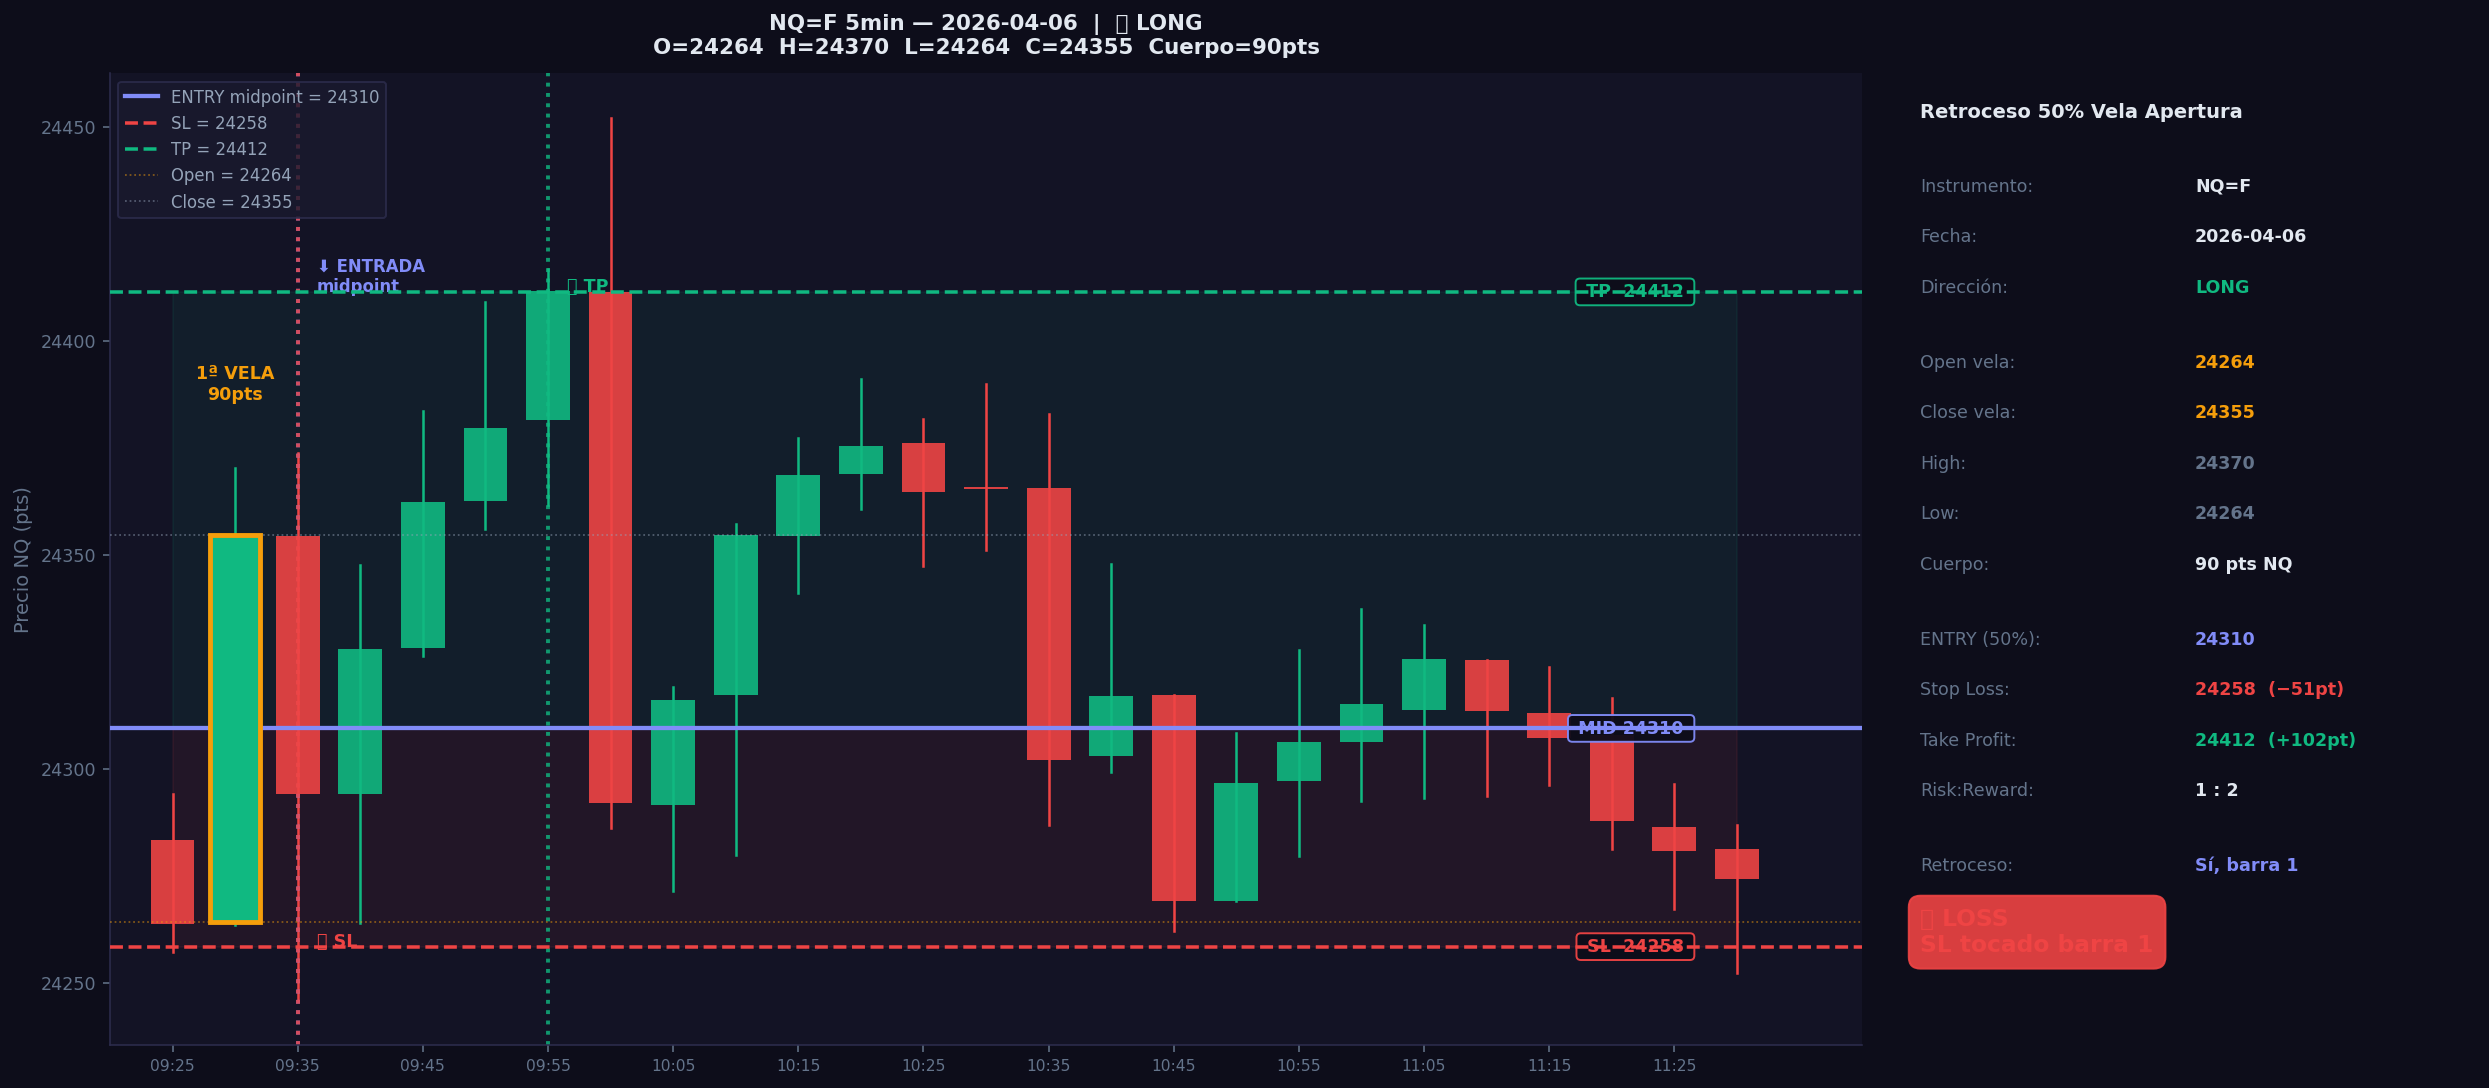

The Python source for this figure:
"""
visualize_hoy_NQ_5min.py — NQ futures 5min REAL de hoy
"""
import yfinance as yf
import pandas as pd
import matplotlib
matplotlib.use('Agg')
import matplotlib.pyplot as plt
import matplotlib.patches as patches
import warnings
warnings.filterwarnings('ignore')

print("Descargando NQ=F 5min (últimos 5 días)...")
df_raw = yf.download("NQ=F", period="5d", interval="5m", auto_adjust=True, progress=False)

def col(df, c):
    return df[c].iloc[:,0] if isinstance(df.columns, pd.MultiIndex) else df[c]

if df_raw.empty:
    print("NQ=F vacío — probando MNQ=F...")
    df_raw = yf.download("MNQ=F", period="5d", interval="5m", auto_adjust=True, progress=False)
    ticker = "MNQ=F"
else:
    ticker = "NQ=F"

print(f"  Ticker: {ticker}, filas: {len(df_raw)}")

df = pd.DataFrame({
    'open':  col(df_raw,'Open'),
    'high':  col(df_raw,'High'),
    'low':   col(df_raw,'Low'),
    'close': col(df_raw,'Close'),
}).dropna()

if df.index.tz is None:
    df.index = df.index.tz_localize('UTC').tz_convert('America/New_York')
else:
    df.index = df.index.tz_convert('America/New_York')

df = df[df.index.dayofweek < 5]

# Último día de trading disponible
trading_dates = sorted(set(df.index.date))
today = trading_dates[-1]
print(f"  Visualizando: {today}")

day_bars = df[df.index.date == today]

# Primera vela 9:30-9:35
open_bar = day_bars[
    (day_bars.index.time >= pd.Timestamp('09:30').time()) &
    (day_bars.index.time <  pd.Timestamp('09:35').time())
]

if len(open_bar) == 0:
    # Intentar 9:25 si no hay 9:30 exacto
    open_bar = day_bars[day_bars.index.time <= pd.Timestamp('09:40').time()].head(1)

if len(open_bar) == 0:
    print("Sin datos de apertura para este día.")
    exit()

ob = open_bar.iloc[0]
O  = float(ob['open']);  C_p = float(ob['close'])
H  = float(ob['high']);  L   = float(ob['low'])
body = abs(C_p - O)
mid  = (O + C_p) / 2
SL_BUF = 5.0  # 5 puntos NQ

if C_p > O:
    direction = 'LONG'
    sl_price  = L - SL_BUF
    risk      = mid - sl_price
    tp_price  = mid + risk * 2.0
    col_dir   = '#10b981'
else:
    direction = 'SHORT'
    sl_price  = H + SL_BUF
    risk      = sl_price - mid
    tp_price  = mid - risk * 2.0
    col_dir   = '#ef4444'

print(f"\n  === SETUP DEL DÍA ===")
print(f"  Primera vela (9:30): O={O:.0f}  H={H:.0f}  L={L:.0f}  C={C_p:.0f}")
print(f"  Cuerpo: {body:.0f}pts NQ  |  Dirección: {direction}")
print(f"  Midpoint entry:  {mid:.1f}")
print(f"  Stop Loss:       {sl_price:.1f}  (risk={risk:.1f}pts)")
print(f"  Take Profit 2R:  {tp_price:.1f}")

# Sesión NY hasta las 11:30
session = day_bars[
    (day_bars.index.time >= pd.Timestamp('09:25').time()) &
    (day_bars.index.time <= pd.Timestamp('11:30').time())
]

# ── GRAFICA ──────────────────────────────────────────────────────────
fig, (ax, ax_info) = plt.subplots(1, 2, figsize=(18, 8),
    facecolor='#0d0d1a', gridspec_kw={'width_ratios': [3, 1]})

for a in [ax, ax_info]:
    a.set_facecolor('#131325')
    a.tick_params(colors='#64748b', labelsize=9)
    for sp in a.spines.values(): sp.set_color('#2d2d4e')
    a.spines['top'].set_visible(False)
    a.spines['right'].set_visible(False)

# ── Velas ──────────────────────────────────────────────────────────
for i, (ts, bar) in enumerate(session.iterrows()):
    bO=float(bar['open']); bC=float(bar['close'])
    bH=float(bar['high']); bL=float(bar['low'])
    is_bull = bC >= bO
    clr = '#10b981' if is_bull else '#ef4444'
    ax.plot([i,i],[bL,bH], color=clr, lw=1.3, zorder=2)
    h_rect = max(abs(bC-bO), 0.5)
    ax.add_patch(patches.Rectangle(
        (i-0.35, min(bO,bC)), 0.70, h_rect,
        linewidth=0, facecolor=clr, alpha=0.9, zorder=3))

# Resaltar primera vela
fi = list(session.index).index(open_bar.index[0])
ax.add_patch(patches.Rectangle(
    (fi-0.40, min(O,C_p)), 0.80, max(abs(C_p-O),0.5),
    linewidth=2.5, edgecolor='#f59e0b', facecolor=col_dir, alpha=1.0, zorder=5))
ax.text(fi, H + (H-L)*0.15, f'1ª VELA\n{body:.0f}pts',
        ha='center', color='#f59e0b', fontsize=9, fontweight='bold')

# Líneas de niveles
xmax = len(session) - 1
ax.axhline(mid,      color='#818cf8', lw=2.2, ls='-',  zorder=4, label=f'ENTRY midpoint = {mid:.0f}')
ax.axhline(sl_price, color='#ef4444', lw=1.8, ls='--', zorder=4, label=f'SL = {sl_price:.0f}')
ax.axhline(tp_price, color='#10b981', lw=1.8, ls='--', zorder=4, label=f'TP = {tp_price:.0f}')
ax.axhline(O,        color='#f59e0b', lw=0.9, ls=':',  zorder=4, alpha=0.5, label=f'Open = {O:.0f}')
ax.axhline(C_p,      color='#94a3b8', lw=0.9, ls=':',  zorder=4, alpha=0.5, label=f'Close = {C_p:.0f}')

# Zonas
ax.fill_between(range(xmax+1), sl_price, mid,      alpha=0.07, color='#ef4444')
ax.fill_between(range(xmax+1), mid, tp_price,      alpha=0.07, color='#10b981')

# Labels de niveles al lado derecho
for val, lbl, clr_l in [
    (mid,      f' MID {mid:.0f} ',       '#818cf8'),
    (sl_price, f' SL  {sl_price:.0f} ',  '#ef4444'),
    (tp_price, f' TP  {tp_price:.0f} ',  '#10b981'),
]:
    ax.text(xmax*0.97, val, lbl, color=clr_l, fontsize=9, fontweight='bold',
            va='center', ha='right',
            bbox=dict(boxstyle='round,pad=0.25', facecolor='#0d0d1a',
                      edgecolor=clr_l, alpha=0.95))

# ── Detectar retroceso al mid ──────────────────────────────────────
after = list(session.iterrows())[fi+1:]
mid_hit = None; sl_hit = None; tp_hit = None

for i_rel, (ts, bar) in enumerate(after):
    bh = float(bar['high']); bl = float(bar['low'])
    if mid_hit is None:
        if (direction=='LONG' and bl<=mid) or (direction=='SHORT' and bh>=mid):
            mid_hit = fi + 1 + i_rel
    if mid_hit is not None:
        if direction=='LONG':
            if bl<=sl_price and sl_hit is None: sl_hit = fi+1+i_rel
            if bh>=tp_price and tp_hit is None: tp_hit = fi+1+i_rel
        else:
            if bh>=sl_price and sl_hit is None: sl_hit = fi+1+i_rel
            if bl<=tp_price and tp_hit is None: tp_hit = fi+1+i_rel

if mid_hit:
    ax.axvline(mid_hit, color='#818cf8', lw=2, ls=':', alpha=0.8)
    ax.text(mid_hit + 0.3, tp_price if direction=='LONG' else sl_price,
            '⬇ ENTRADA\nmidpoint', color='#818cf8', fontsize=8.5, fontweight='bold')
    if sl_hit:
        ax.axvline(sl_hit, color='#ef4444', lw=2, ls=':', alpha=0.8)
        ax.text(sl_hit+0.3, sl_price, '❌ SL', color='#ef4444', fontsize=9, fontweight='bold')
    if tp_hit:
        ax.axvline(tp_hit, color='#10b981', lw=2, ls=':', alpha=0.8)
        ax.text(tp_hit+0.3, tp_price, '✅ TP', color='#10b981', fontsize=9, fontweight='bold')
else:
    ax.text(xmax*0.5, mid + risk*0.3,
            '⚠️ Precio no retrocedió al 50% → SIN TRADE',
            color='#f59e0b', fontsize=10, fontweight='bold', ha='center')

# Eje X tiempo
tick_idxs = list(range(0, len(session), max(1, len(session)//10)))
ax.set_xticks(tick_idxs)
ax.set_xticklabels([session.index[i].strftime('%H:%M') for i in tick_idxs],
                   color='#64748b', fontsize=8)
ax.set_xlim(-1, len(session)+1)
ax.set_ylabel('Precio NQ (pts)', color='#64748b', fontsize=10)

dir_emoji = '📈 LONG' if direction=='LONG' else '📉 SHORT'
ax.set_title(
    f'{ticker} 5min — {today}  |  {dir_emoji}\n'
    f'O={O:.0f}  H={H:.0f}  L={L:.0f}  C={C_p:.0f}  Cuerpo={body:.0f}pts',
    color='#e2e8f0', fontsize=11, fontweight='bold', pad=10)
ax.legend(loc='upper left', fontsize=8.5, facecolor='#1a1a2e',
          labelcolor='#94a3b8', framealpha=0.8, edgecolor='#2d2d4e')

# ── Panel derecho: info y resultado ──────────────────────────────────
ax_info.set_xlim(0,1); ax_info.set_ylim(0,1)
ax_info.axis('off')

if mid_hit:
    if sl_hit and (not tp_hit or sl_hit < tp_hit):
        result_str = f'❌ LOSS\nSL tocado barra {sl_hit-fi}'
        pts = -risk
        res_clr = '#ef4444'
    elif tp_hit:
        result_str = f'✅ WIN\nTP tocado barra {tp_hit-fi}'
        pts = risk * 2.0
        res_clr = '#10b981'
    else:
        result_str = '⏱ EN CURSO'
        pts = 0; res_clr = '#f59e0b'
else:
    result_str = '— SIN TRADE\n(no retroceso)'
    pts = 0; res_clr = '#64748b'

lines = [
    ('ESTRATEGIA',    'Retroceso 50% Vela Apertura', '#94a3b8'),
    ('',              '', ''),
    ('Instrumento',   f'{ticker}', '#e2e8f0'),
    ('Fecha',         str(today), '#e2e8f0'),
    ('Dirección',     direction, col_dir),
    ('',              '', ''),
    ('Open vela',     f'{O:.0f}', '#f59e0b'),
    ('Close vela',    f'{C_p:.0f}', '#f59e0b'),
    ('High',          f'{H:.0f}', '#64748b'),
    ('Low',           f'{L:.0f}', '#64748b'),
    ('Cuerpo',        f'{body:.0f} pts NQ', '#e2e8f0'),
    ('',              '', ''),
    ('ENTRY (50%)',    f'{mid:.0f}', '#818cf8'),
    ('Stop Loss',     f'{sl_price:.0f}  (−{risk:.0f}pt)', '#ef4444'),
    ('Take Profit',   f'{tp_price:.0f}  (+{risk*2:.0f}pt)', '#10b981'),
    ('Risk:Reward',   '1 : 2', '#e2e8f0'),
    ('',              '', ''),
    ('Retroceso',     f'{"Sí, barra "+str(mid_hit-fi) if mid_hit else "No"}', '#818cf8' if mid_hit else '#f59e0b'),
    ('RESULTADO',     result_str, res_clr),
]

y = 0.97
for label, val, clr in lines:
    if not label and not val:
        y -= 0.025; continue
    if label == 'RESULTADO':
        ax_info.text(0.05, y, val, color=clr, fontsize=12,
                     fontweight='bold', va='top',
                     bbox=dict(boxstyle='round,pad=0.5', facecolor=clr+'22',
                               edgecolor=clr, alpha=0.9))
    elif label == 'ESTRATEGIA':
        ax_info.text(0.05, y, val, color='#e2e8f0', fontsize=10,
                     fontweight='bold', va='top')
    elif label:
        ax_info.text(0.05, y, label+':', color='#64748b', fontsize=9, va='top')
        ax_info.text(0.52, y, val,   color=clr,     fontsize=9, va='top', fontweight='bold')
    y -= 0.052

plt.tight_layout(pad=1.5)
out = 'visualize_hoy_NQ_5min.png'
plt.savefig(out, dpi=140, bbox_inches='tight', facecolor='#0d0d1a')
print(f"\n  Gráfica guardada: {out}")
plt.close()
